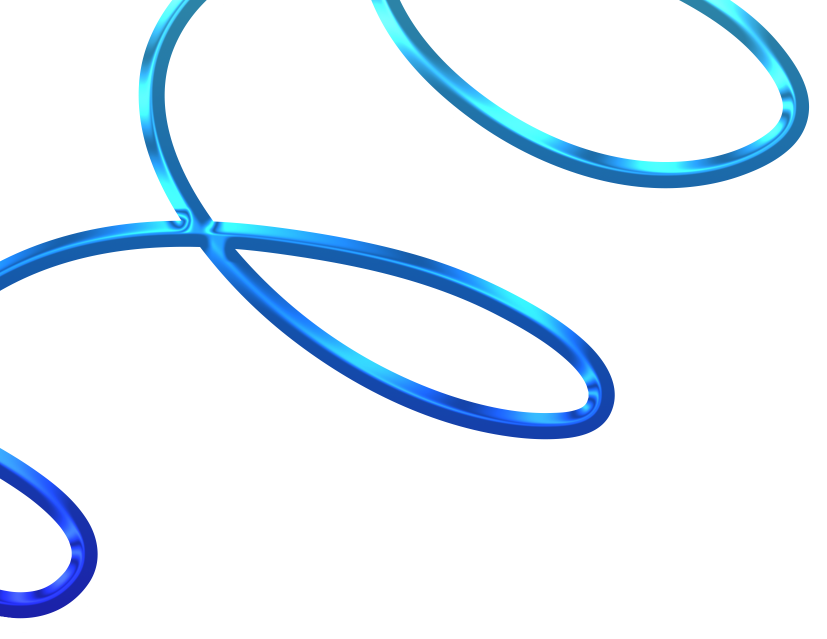
#> input picture public/3dspiral.png, 1653 x 1278 px (shown at 1/2 size); its folder holds 4 pictures in this run
$ python compress.py
#> lines starting #> are read from the running program, lines starting #| are printed output that depends on the picture
import os
from PIL import Image
import glob

def compress_images(input_folder, output_folder=None, quality=85, max_width=1920):
    """
    Compress images in the specified folder

    Args:
        input_folder (str): Path to folder containing images
        output_folder (str): Path to save compressed images (if None, overwrites originals)
        quality (int): JPEG quality (1-100, higher = better quality)
        max_width (int): Maximum width for resizing (maintains aspect ratio)
    """
#> called with input_folder = '.', quality = 85, max_width = 1920

    # If no output folder specified, create a compressed subfolder
    if output_folder is None:
        output_folder = os.path.join(input_folder, "compressed")

    # Create output folder if it doesn't exist
    os.makedirs(output_folder, exist_ok=True)

    # Get all image files
    image_extensions = ['*.jpg', '*.jpeg', '*.png', '*.bmp', '*.tiff']
    image_files = []

    for ext in image_extensions:
        image_files.extend(glob.glob(os.path.join(input_folder, ext)))
        image_files.extend(glob.glob(os.path.join(input_folder, ext.upper())))

    print(f"Found {len(image_files)} images to compress")

    total_original_size = 0
    total_compressed_size = 0

    for i, image_path in enumerate(image_files, 1):
        try:
            # Open image
            with Image.open(image_path) as img:
                # Convert to RGB if necessary (for JPEG)
#> img is the input picture: PIL image 1653x1278 RGBA; mean R, G, B, A 156.5, 166.8, 175.7, 38.7
                if img.mode in ('RGBA', 'LA', 'P'):
                    img = img.convert('RGB')
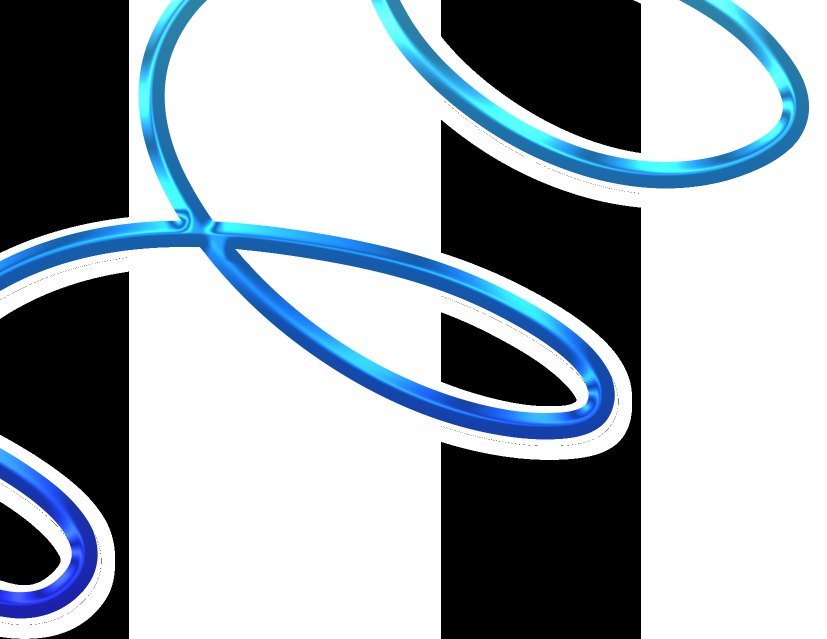
#> img: PIL image 1653x1278 RGB (shown at 1/2 size); mean R, G, B 156.5, 166.8, 175.7

                # Calculate new dimensions
                width, height = img.size
#> width = 1653; height = 1278
                if width > max_width:
                    new_height = int((height * max_width) / width)
                    img = img.resize((max_width, new_height), Image.Resampling.LANCZOS)

                # Get original file size
                original_size = os.path.getsize(image_path)
                total_original_size += original_size

                # Save compressed image
                filename = os.path.basename(image_path)
                output_path = os.path.join(output_folder, filename)

                img.save(output_path, 'JPEG', quality=quality, optimize=True)

                # Get compressed file size
                compressed_size = os.path.getsize(output_path)
                total_compressed_size += compressed_size

                # Calculate compression ratio
                compression_ratio = (1 - compressed_size / original_size) * 100

                print(f"[{i}/{len(image_files)}] {filename}")
                print(f"  Original: {original_size / 1024:.1f} KB")
                print(f"  Compressed: {compressed_size / 1024:.1f} KB")
                print(f"  Saved: {compression_ratio:.1f}%")
                print()

        except Exception as e:
            print(f"Error processing {image_path}: {e}")

    # Print summary
    print("=" * 50)
    print("COMPRESSION SUMMARY")
    print("=" * 50)
    print(f"Total original size: {total_original_size / (1024*1024):.1f} MB")
    print(f"Total compressed size: {total_compressed_size / (1024*1024):.1f} MB")
    print(f"Total space saved: {(total_original_size - total_compressed_size) / (1024*1024):.1f} MB")
    print(f"Overall compression: {((total_original_size - total_compressed_size) / total_original_size) * 100:.1f}%")
    print(f"Compressed images saved to: {output_folder}")

if __name__ == "__main__":
    # Configuration
    input_folder = "."  # Current directory (world cup 2022 folder)
    quality = 85  # JPEG quality (1-100)
    max_width = 1920  # Maximum width in pixels

    print("Image Compression Script")
    print("=" * 30)
    print(f"Input folder: {os.path.abspath(input_folder)}")
    print(f"Quality: {quality}")
    print(f"Max width: {max_width}px")
    print()

    # Run compression
    compress_images(input_folder, quality=quality, max_width=max_width)

    input("\nPress Enter to exit...")
